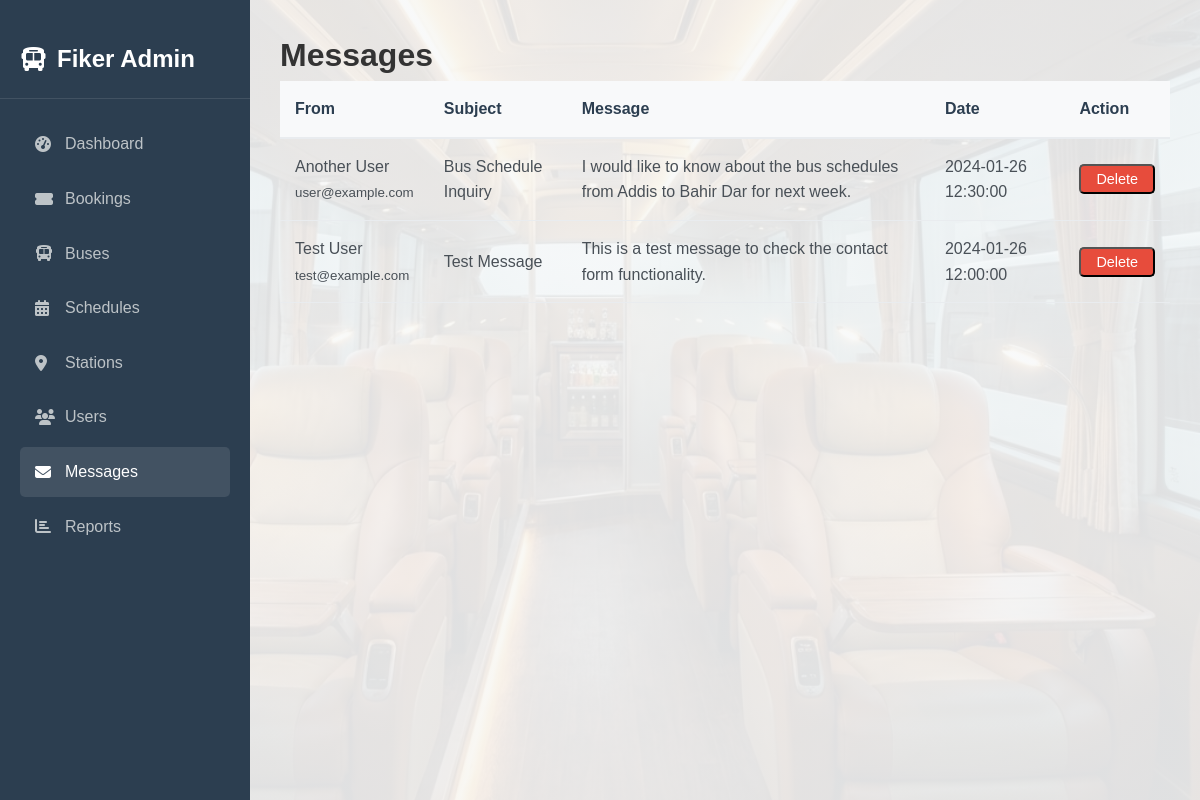
Page /dashboard/messages.php (signed in) on the committed database.
### tables this page shows
CREATE TABLE `contact_messages` (
  `id` int(11) NOT NULL,
  `name` varchar(100) NOT NULL,
  `email` varchar(100) NOT NULL,
  `subject` varchar(200) NOT NULL,
  `message` text NOT NULL,
  `submitted_at` timestamp NOT NULL DEFAULT current_timestamp(),
  `status` enum('unread','read','replied') DEFAULT 'unread'
);

### dashboard/messages.php (the view, shortened to what this page needs)
<?php
include '../php/config.php';
$msgs = $conn->query("SELECT * FROM contact_messages ORDER BY submitted_at DESC");
?>
<!DOCTYPE html>
<html lang="en">
<head>
    <link rel="stylesheet" href="../css/style.css">
    <link rel="stylesheet" href="../css/dashboard.css">
    <link rel="stylesheet" href="https://cdnjs.cloudflare.com/ajax/libs/font-awesome/6.4.0/css/all.min.css">
</head>
<body>
    <div class="admin-container">
        <div class="admin-sidebar">
            <div class="admin-brand"><h2><i class="fas fa-bus"></i> Fiker Admin</h2></div>
            <div class="admin-menu">
                <a href="admin.php"><i class="fas fa-tachometer-alt"></i> Dashboard</a>
                <a href="bookings.php"><i class="fas fa-ticket-alt"></i> Bookings</a>
                <a href="buses.php"><i class="fas fa-bus"></i> Buses</a>
                <a href="schedules.php"><i class="fas fa-calendar-alt"></i> Schedules</a>
                <a href="stations.php"><i class="fas fa-map-marker-alt"></i> Stations</a>
                <a href="users.php"><i class="fas fa-users"></i> Users</a>
                <a href="messages.php" class="active"><i class="fas fa-envelope"></i> Messages</a>
                <a href="reports.php"><i class="fas fa-chart-bar"></i> Reports</a>
            </div>
        </div>
        <div class="admin-content">
            <h1>Messages</h1>
            <div class="bookings-table">
                <table>
                    <thead><tr><th>From</th><th>Subject</th><th>Message</th><th>Date</th><th>Action</th></tr></thead>
                    <tbody>
                        <?php while($r=$msgs->fetch_assoc()): ?>
                        <tr>
                            <td><?php echo $r['name']; ?><br><small><?php echo $r['email']; ?></small></td>
                            <td><?php echo $r['subject']; ?></td>
                            <td><?php echo $r['message']; ?></td>
                            <td><?php echo $r['submitted_at']; ?></td>
                            <td>
                                <form method="POST" onsubmit="return confirm('Delete?')">
                                    <button class="btn-view" style="background:#e74c3c">Delete</button>
                                </form>
                            </td>
                        </tr>
                        <?php endwhile; ?>
                    </tbody>
                </table>
            </div>
        </div>
    </div>
</body>
</html>

### css/style.css (style rules this page uses)
* { margin: 0; padding: 0; box-sizing: border-box; }
body { font-family: 'Poppins', sans-serif; line-height: 1.6; color: #333; background-color: #f8f9fa; }

### css/dashboard.css (style rules this page uses)
.bookings-table table { width: 100%; border-collapse: collapse; }
.bookings-table th { background-color: #f8f9fa; padding: 15px; text-align: left; color: #2c3e50; font-weight: 600; border-bottom: 2px solid #e9ecef; }
.bookings-table td { padding: 15px; border-bottom: 1px solid #e9ecef; color: #495057; }
.btn-view { background-color: #3498db; color: white; padding: 5px 15px; border-radius: 5px; text-decoration: none; font-size: 0.9rem; display: inline-flex; align-items: center; gap: 5px; }
.admin-container { display: grid; grid-template-columns: 250px 1fr; min-height: 100vh; }
.admin-sidebar { background-color: #2c3e50; color: white; padding: 20px 0; }
.admin-brand { padding: 20px; border-bottom: 1px solid rgba(255, 255, 255, 0.1); margin-bottom: 20px; }
.admin-brand h2 { color: white; display: flex; align-items: center; gap: 10px; }
.admin-menu { padding: 0 20px; }
.admin-menu a { display: flex; align-items: center; gap: 10px; color: #bdc3c7; text-decoration: none; padding: 12px 15px; border-radius: 5px; margin-bottom: 5px; transition: all 0.3s; }
.admin-menu a:hover, .admin-menu a.active { background-color: rgba(255, 255, 255, 0.1); color: white; }
.admin-menu a i { width: 20px; }
.admin-content { padding: 30px; background: linear-gradient(rgba(248, 249, 250, 0.9), rgba(248, 249, 250, 0.9)), url('../assets/images/bus5.png'); background-size: cover; background-position: center; background-attachment: fixed; overflow-y: auto; }

### rows in the picture
contact_messages: name "Another User", email "user@example.com", subject "Bus Schedule Inquiry", message "I would like to know about the bus schedules from Addis to Bahir Dar for next week.", submitted_at "2024-01-26 12:30:00"
contact_messages: name "Test User", email "test@example.com", subject "Test Message", message "This is a test message to check the contact form functionality.", submitted_at "2024-01-26 12:00:00"
